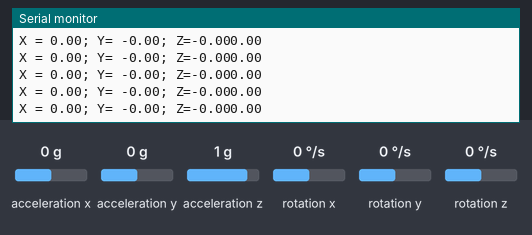
Simulated run of this sketch. Board: Arduino Uno, built with avr-gcc and run on an emulated ATmega328P. On the bench: the last lines printed to the serial monitor. The test bench sets the inputs (shaded band); at power-on: acceleration x 0 g, acceleration y 0 g, acceleration z 1 g, rotation x 0 °/s, rotation y 0 °/s, rotation z 0 °/s.

Above: at 2.0 s.
2.1 s: acceleration x set to 0.8 g
At 2.8 s:
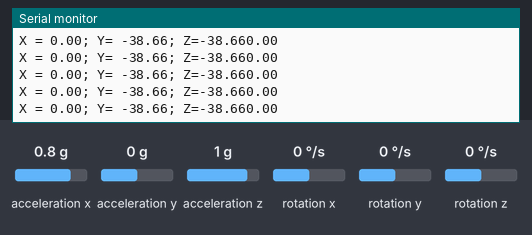
5.1 s: acceleration y set to -1.4 g
At 5.26 s:
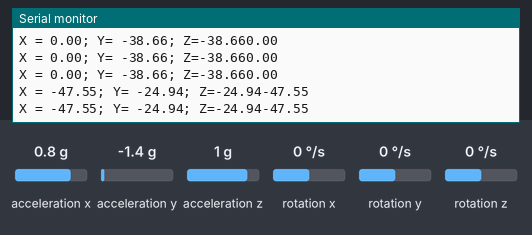
8.1 s: acceleration z set to -1.4 g
At 8.1 s:
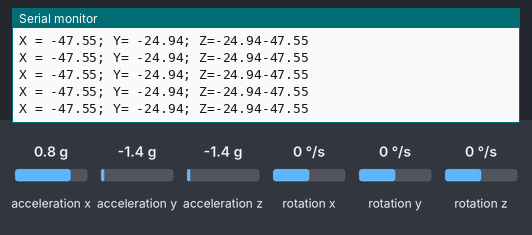
Timing chart, 0 to 11.1 s (numbered marks = the images above; inputs shaded):
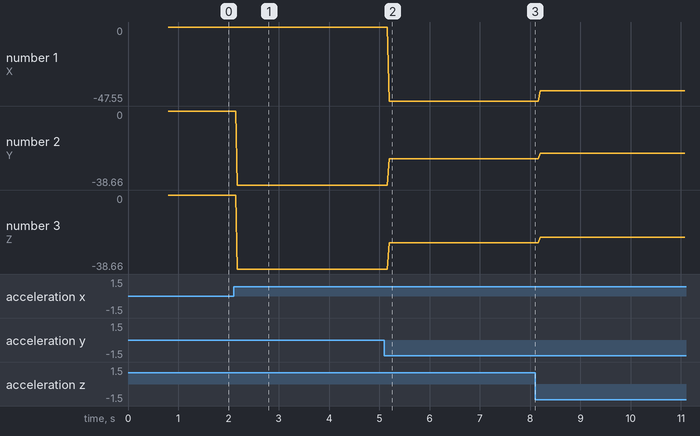

Measured:
- after the input at 2.1 s, the serial monitor: prints a new line after 0.08 s (image 1)
- after the input at 5.1 s, the serial monitor: prints a new line after 0.10 s (image 2)
- plotted number 1: 0 → -47.55 after the input at 5.1 s, -47.55 → -40.97 after the input at 8.1 s
- plotted number 2: 0 → -38.66 after the input at 2.1 s, -38.66 → -24.94 after the input at 5.1 s, -24.94 → -22 after the input at 8.1 s
- plotted number 3: 0 → -38.66 after the input at 2.1 s, -38.66 → -24.94 after the input at 5.1 s, -24.94 → -22 after the input at 8.1 s

The sketch:

simpleGyroView.ino
```cpp
#include <Arduino.h>
#include <Wire.h>
#include <SoftwareSerial.h>
#include <MeAuriga.h>

MeGyro gyro_0(0, 0x69);

const int X = 1;
const int Y = 2;
const int Z = 2;

void setup() {
  Serial.begin(9600);
  gyro_0.begin();
}

void loop() {
  float x = 0;
  float y = 0;
  float z = 0;
  String str;

  gyro_0.update();

  x = gyro_0.getAngle(X);
  y = gyro_0.getAngle(Y);
  z = gyro_0.getAngle(Z);

//Serial.sprintf(str, "X=%.2f;  Y=%.2f; Z=%.2f", x, y, z);
  str =  "X = " + String(x) + "; Y= " + String(y) + "; Z=" + String(z);
  Serial.print(str);
  Serial.println(x );
}
```
